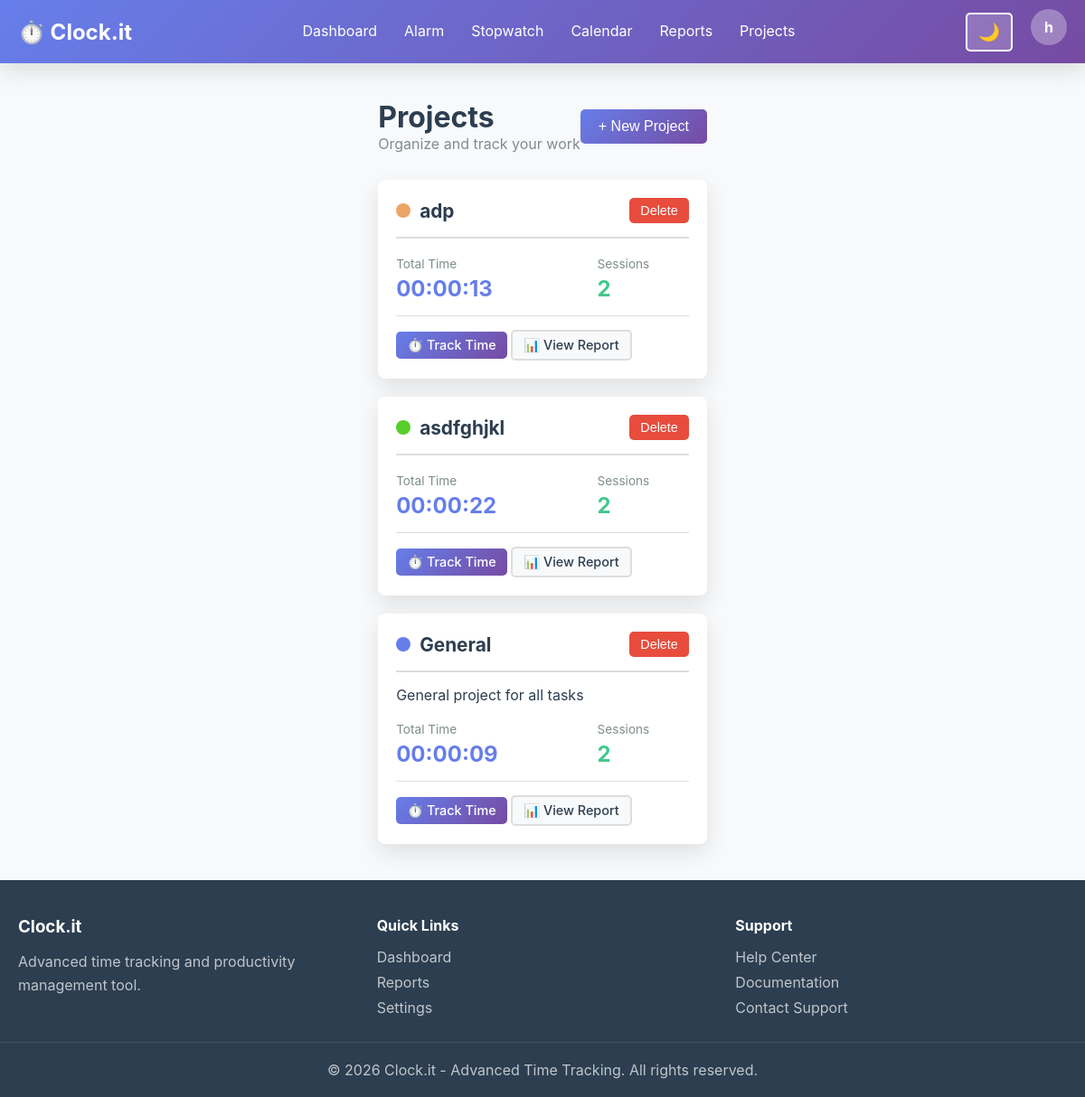
Page /projects.php (signed in) on the committed database.
### tables this page shows
CREATE TABLE users (
                id INTEGER PRIMARY KEY AUTOINCREMENT,
                email TEXT UNIQUE NOT NULL,
                password_hash TEXT NOT NULL,
                full_name TEXT,
                created_at DATETIME DEFAULT CURRENT_TIMESTAMP,
                updated_at DATETIME DEFAULT CURRENT_TIMESTAMP,
                is_admin INTEGER DEFAULT 0,
                theme TEXT DEFAULT 'light',
                notifications_enabled INTEGER DEFAULT 1
            );

CREATE TABLE projects (
                id INTEGER PRIMARY KEY AUTOINCREMENT,
                user_id INTEGER NOT NULL,
                name TEXT NOT NULL,
                description TEXT,
                color TEXT DEFAULT '#667eea',
                is_active INTEGER DEFAULT 1,
                created_at DATETIME DEFAULT CURRENT_TIMESTAMP,
                FOREIGN KEY(user_id) REFERENCES users(id) ON DELETE CASCADE
            );

### config/database.php (called while the page is built, shortened)
<?php
class Database {
    private static $instance = null;
    private $connection;
    private $dbType = 'sqlite';
    private $dbPath;
    private function __construct() {
        if ($this->dbType === 'sqlite') {
            $this->dbPath = dirname(__DIR__) . '/data/clock-it.db';
        }
    }
    private function connectSQLite() {
        try {
            $this->connection = new PDO('sqlite:' . $this->dbPath);
            $this->connection->setAttribute(PDO::ATTR_ERRMODE, PDO::ERRMODE_EXCEPTION);
        } catch (PDOException $e) {
            die('Database connection failed: ' . $e->getMessage());
        }
    }
    public static function getInstance() {
        if (self::$instance === null) {
            self::$instance = new self();
        }
        return self::$instance;
    }
    public function query($sql, $params = []) {
        $stmt = $this->connection->prepare($sql);
        $stmt->execute($params);
        return $stmt;
    }
    public function fetch($sql, $params = []) {
        return $this->query($sql, $params)->fetch(PDO::FETCH_ASSOC);
    }
    public function fetchAll($sql, $params = []) {
        return $this->query($sql, $params)->fetchAll(PDO::FETCH_ASSOC);
    }
}
?>

### config/init.php (called while the page is built, shortened)
<?php
require_once dirname(__FILE__) . '/database.php';
require_once dirname(__FILE__) . '/html-helper.php';
function isAuthenticated() {
    return isset($_SESSION['user_id']) && isset($_SESSION['user_email']);
}
function getCurrentUser() {
    $db = Database::getInstance();
    return $db->fetch("SELECT id, email, full_name, is_admin, theme FROM users WHERE id = ?", [$_SESSION['user_id']]);
}
function formatDuration($seconds) {
    $hours = floor($seconds / 3600);
    $minutes = floor(($seconds % 3600) / 60);
    $secs = $seconds % 60;
    return sprintf('%02d:%02d:%02d', $hours, $minutes, $secs);
}
?>

### projects.php (the view, shortened to what this page needs)
<?php
require_once 'config/init.php';
$user = getCurrentUser();
$userId = $_SESSION['user_id'];
$db = Database::getInstance();
$projects = $db->fetchAll(
    "SELECT p.*, COUNT(ts.id) as session_count, SUM(ts.duration_seconds) as total_time
     FROM projects p
     LEFT JOIN time_sessions ts ON p.id = ts.project_id
     WHERE p.user_id = ?
     GROUP BY p.id
     ORDER BY p.created_at DESC",
    [$userId]
);
?>
<?php HTMLHelper::renderHeader('Projects', $user); ?>
<body class="<?php echo $user['theme'] === 'dark' ? 'dark-theme' : 'light-theme'; ?>">
    <?php HTMLHelper::renderNavigation('projects', $user); ?>
    <div class="container">
        <div style="display: flex; justify-content: space-between; align-items: center; margin-bottom: 30px;">
            <div>
                <h1>Projects</h1>
                <p class="text-muted">Organize and track your work</p>
            </div>
            <button class="btn btn-primary" onclick="showCreateModal()">+ New Project</button>
        </div>
        <?php if (empty($projects)): ?>
            <div class="card" style="text-align: center; padding: 60px 20px;">
                <h2>No projects yet</h2>
                <p class="text-muted">Create your first project to organize your time tracking</p>
                <button class="btn btn-primary" onclick="showCreateModal()" style="margin-top: 20px;">Create Project</button>
            </div>
        <?php else: ?>
            <div class="row">
                <?php foreach ($projects as $project): ?>
                    <div class="card">
                        <div class="card-header">
                            <div style="display: flex; align-items: center; gap: 10px; flex: 1;">
                                <div style="width: 16px; height: 16px; border-radius: 50%; background: <?php echo htmlspecialchars($project['color']); ?>;"></div>
                                <h3 class="card-title" style="margin: 0;">
                                    <?php echo htmlspecialchars($project['name']); ?>
                                </h3>
                            </div>
                            <form method="POST" style="margin: 0;">
                                <button type="submit" class="btn btn-danger btn-sm" onclick="return confirm('Delete this project?')">Delete</button>
                            </form>
                        </div>
                        <div class="card-body">
                            <?php if ($project['description']): ?>
                                <p><?php echo htmlspecialchars($project['description']); ?></p>
                            <?php endif; ?>
                            <div style="display: grid; grid-template-columns: 2fr 1fr; gap: 20px; margin-top: 20px;">
                                <div>
                                    <div class="text-muted" style="font-size: 0.85rem; margin-bottom: 5px;">Total Time</div>
                                    <div style="font-size: 1.5rem; font-weight: bold; color: #667eea;">
                                        <?php echo formatDuration($project['total_time'] ?? 0); ?>
                                    </div>
                                </div>
                                <div>
                                    <div class="text-muted" style="font-size: 0.85rem; margin-bottom: 5px;">Sessions</div>
                                    <div style="font-size: 1.5rem; font-weight: bold; color: #42c88a;">
                                        <?php echo $project['session_count'] ?? 0; ?>
                                    </div>
                                </div>
                            </div>
                        </div>
                        <div class="card-footer">
                            <a href="stopwatch.php?project=<?php echo $project['id']; ?>" class="btn btn-primary btn-sm">
                                ⏱️ Track Time
                            </a>
                            <a href="reports.php?project=<?php echo $project['id']; ?>" class="btn btn-secondary btn-sm">
                                📊 View Report
                            </a>
                        </div>
                    </div>
                <?php endforeach; ?>
            </div>
        <?php endif; ?>
    </div>
    <?php HTMLHelper::renderFooter(); ?>
</body>
</html>

### config/html-helper.php (shortened to what this page needs)
<?php
class HTMLHelper {
    public static function renderHeader($title, $user = null) {
        $theme = $user && isset($user['theme']) ? $user['theme'] : 'light';
        $baseUrl = defined('BASE_URL') ? BASE_URL : '';
        echo <<<HTML
<!DOCTYPE html>
<html lang="en" data-theme="$theme" data-base-url="$baseUrl">
<head>
    <meta charset="UTF-8">
    <meta name="viewport" content="width=device-width, initial-scale=1.0">
    <meta http-equiv="X-UA-Compatible" content="IE=edge">
    <title>$title - Clock.it</title>
    <link rel="stylesheet" href="{$baseUrl}/assets/css/style.css">
    <link rel="stylesheet" href="{$baseUrl}/assets/css/responsive.css">
    <link rel="stylesheet" href="{$baseUrl}/assets/css/dark-mode.css">
</head>
<body class="$theme-theme">
HTML;
    }
    public static function renderNavigation($currentPage = '', $user = null) {
        $baseUrl = defined('BASE_URL') ? BASE_URL : '';
        $userEmail = $user ? htmlspecialchars($user['email']) : '';
        $userName = $user && $user['full_name'] ? htmlspecialchars($user['full_name']) : explode('@', $userEmail)[0];
        $userInitial = !empty($userName) ? $userName[0] : '?';
        echo <<<HTML
<nav class="navbar">
    <div class="navbar-container">
        <div class="navbar-brand">
            <a href="{$baseUrl}/dashboard.php" class="brand-logo">⏱️ Clock.it</a>
        </div>
        <ul class="navbar-menu" id="navMenu">
            <li><a href="{$baseUrl}/dashboard.php" class="nav-link $(currentPage === 'dashboard' ? 'active' : '')">Dashboard</a></li>
            <li><a href="{$baseUrl}/alarm.php" class="nav-link $(currentPage === 'alarm' ? 'active' : '')">Alarm</a></li>
            <li><a href="{$baseUrl}/stopwatch.php" class="nav-link $(currentPage === 'stopwatch' ? 'active' : '')">Stopwatch</a></li>
            <li><a href="{$baseUrl}/calendar.php" class="nav-link $(currentPage === 'calendar' ? 'active' : '')">Calendar</a></li>
            <li><a href="{$baseUrl}/reports.php" class="nav-link $(currentPage === 'reports' ? 'active' : '')">Reports</a></li>
            <li><a href="{$baseUrl}/projects.php" class="nav-link $(currentPage === 'projects' ? 'active' : '')">Projects</a></li>
HTML;
        echo <<<HTML
        </ul>
        <div class="navbar-end">
            <button id="themeToggle" class="theme-toggle" title="Toggle dark/light mode">
                <span id="themeIcon">🌙</span>
            </button>
            <div class="user-menu">
                <div class="user-avatar">$userInitial</div>
                <div class="user-dropdown">
                    <div class="user-info">
                        <div class="user-name">$userName</div>
                        <div class="user-email">$userEmail</div>
                    </div>
                    <hr>
                    <a href="{$baseUrl}/profile.php" class="dropdown-item">👤 Profile</a>
                    <a href="{$baseUrl}/settings.php" class="dropdown-item">⚙️ Settings</a>
                    <hr>
                    <a href="{$baseUrl}/logout.php" class="dropdown-item logout">🚪 Logout</a>
                </div>
            </div>
        </div>
        <button id="menuToggle" class="menu-toggle">☰</button>
    </div>
</nav>
HTML;
    }
    public static function renderFooter() {
        $year = date('Y');
        $baseUrl = defined('BASE_URL') ? BASE_URL : '';
        echo <<<HTML
<footer class="footer">
    <div class="footer-container">
        <div class="footer-section">
            <h3>Clock.it</h3>
            <p>Advanced time tracking and productivity management tool.</p>
        </div>
        <div class="footer-section">
            <h4>Quick Links</h4>
            <ul>
                <li><a href="{$baseUrl}/dashboard.php">Dashboard</a></li>
                <li><a href="{$baseUrl}/reports.php">Reports</a></li>
                <li><a href="{$baseUrl}/settings.php">Settings</a></li>
            </ul>
        </div>
        <div class="footer-section">
            <h4>Support</h4>
            <ul>
                <li><a href="{$baseUrl}/help.php">Help Center</a></li>
                <li><a href="{$baseUrl}/docs.php">Documentation</a></li>
                <li><a href="mailto:support@clock-it.local">Contact Support</a></li>
            </ul>
        </div>
    </div>
    <div class="footer-bottom">
        <p>&copy; $year Clock.it - Advanced Time Tracking. All rights reserved.</p>
    </div>
</footer>
<script>
    window.APP_BASE_URL = window.APP_BASE_URL || document.documentElement.dataset.baseUrl || '';
</script>
<script src="{$baseUrl}/assets/js/main.js"></script>
<script src="{$baseUrl}/assets/js/theme.js"></script>
</body>
</html>
HTML;
    }
}
?>

### assets/css/style.css (style rules this page uses)
:root { --primary: #667eea; --primary-dark: #764ba2; --secondary: #42c88a; --danger: #e74c3c; --warning: #f39c12; --info: #3498db; --success: #27ae60; --light: #ecf0f1; --dark: #2c3e50; --text-primary: #2c3e50; --text-secondary: #7f8c8d; --bg-primary: #ffffff; --bg-secondary: #f8f9fa; --border-color: #ddd; --shadow: 0 10px 25px rgba(0, 0, 0, 0.1); --shadow-lg: 0 20px 60px rgba(0, 0, 0, 0.15); --transition: all 0.3s ease; }
* { margin: 0; padding: 0; box-sizing: border-box; }
html, body { height: 100%; font-family: -apple-system, BlinkMacSystemFont, 'Segoe UI', 'Helvetica Neue', sans-serif; background: var(--bg-secondary); color: var(--text-primary); }
body { display: flex; flex-direction: column; min-height: 100vh; }
.navbar { background: linear-gradient(135deg, var(--primary) 0%, var(--primary-dark) 100%); color: white; padding: 0; box-shadow: var(--shadow); position: sticky; top: 0; z-index: 1000; }
.navbar-container { max-width: 1400px; margin: 0 auto; padding: 0 20px; display: flex; justify-content: space-between; align-items: center; height: 70px; }
.brand-logo { font-size: 1.5rem; font-weight: bold; text-decoration: none; color: white; display: flex; align-items: center; gap: 10px; transition: var(--transition); }
.navbar-menu { display: flex; list-style: none; gap: 0; }
.nav-link { color: white; text-decoration: none; padding: 25px 15px; transition: var(--transition); border-bottom: 3px solid transparent; display: inline-block; }
.navbar-end { display: flex; gap: 20px; align-items: center; }
.theme-toggle { background: rgba(255, 255, 255, 0.2); border: 2px solid white; color: white; padding: 8px 12px; border-radius: 5px; cursor: pointer; font-size: 1.2rem; transition: var(--transition); }
.user-menu { position: relative; padding-bottom: 10px; }
.user-menu::after { content: ''; position: absolute; top: 40px; left: 0; right: 0; height: 10px; pointer-events: auto; }
.user-avatar { width: 40px; height: 40px; border-radius: 50%; background: rgba(255, 255, 255, 0.3); display: flex; align-items: center; justify-content: center; cursor: pointer; font-weight: bold; transition: var(--transition); }
.container { max-width: 1400px; margin: 0 auto; padding: 30px 20px; flex: 1; }
.row { display: grid; grid-template-columns: repeat(auto-fit, minmax(300px, 1fr)); gap: 20px; }
.card { background: var(--bg-primary); border-radius: 8px; padding: 20px; box-shadow: var(--shadow); transition: var(--transition); }
.card-header { border-bottom: 2px solid var(--border-color); padding-bottom: 15px; margin-bottom: 15px; display: flex; justify-content: space-between; align-items: center; }
.card-title { font-size: 1.3rem; font-weight: bold; color: var(--text-primary); }
.card-body { flex: 1; }
.card-footer { border-top: 1px solid var(--border-color); padding-top: 15px; margin-top: 15px; }
.btn { display: inline-flex; align-items: center; justify-content: center; padding: 10px 20px; border: none; border-radius: 5px; font-size: 1rem; cursor: pointer; transition: var(--transition); text-decoration: none; gap: 8px; font-weight: 500; }
.btn-primary { background: linear-gradient(135deg, var(--primary) 0%, var(--primary-dark) 100%); color: white; }
.btn-secondary { background: var(--bg-secondary); color: var(--text-primary); border: 2px solid var(--border-color); }
.btn-danger { background: var(--danger); color: white; }
.btn-sm { padding: 6px 12px; font-size: 0.9rem; }
.footer { background: var(--dark); color: white; margin-top: auto; padding: 40px 0 20px; }
.footer-container { max-width: 1400px; margin: 0 auto; padding: 0 20px; display: grid; grid-template-columns: repeat(auto-fit, minmax(250px, 1fr)); gap: 30px; margin-bottom: 20px; }
.footer-section h3, .footer-section h4 { margin-bottom: 15px; }
.footer-section p { color: rgba(255, 255, 255, 0.7); line-height: 1.6; }
.footer-section ul { list-style: none; }
.footer-section a { color: rgba(255, 255, 255, 0.7); text-decoration: none; transition: var(--transition); display: inline-block; margin-bottom: 8px; }
.footer-bottom { border-top: 1px solid rgba(255, 255, 255, 0.1); text-align: center; padding-top: 20px; color: rgba(255, 255, 255, 0.7); }
.text-muted { color: var(--text-secondary); }

### assets/css/responsive.css (style rules this page uses)
@media (min-width: 1200px) { .container { padding: 40px 60px; } }
@media (min-width: 1200px) { .row { grid-template-columns: repeat(auto-fit, minmax(350px, 1fr)); } }

### rows in the picture
users: full_name "h"
projects: name "adp", total_time "00:00:13", session_count "2"
projects: name "asdfghjkl", total_time "00:00:22", session_count "2"
projects: name "General", description "General project for all tasks", total_time "00:00:09", session_count "2"
